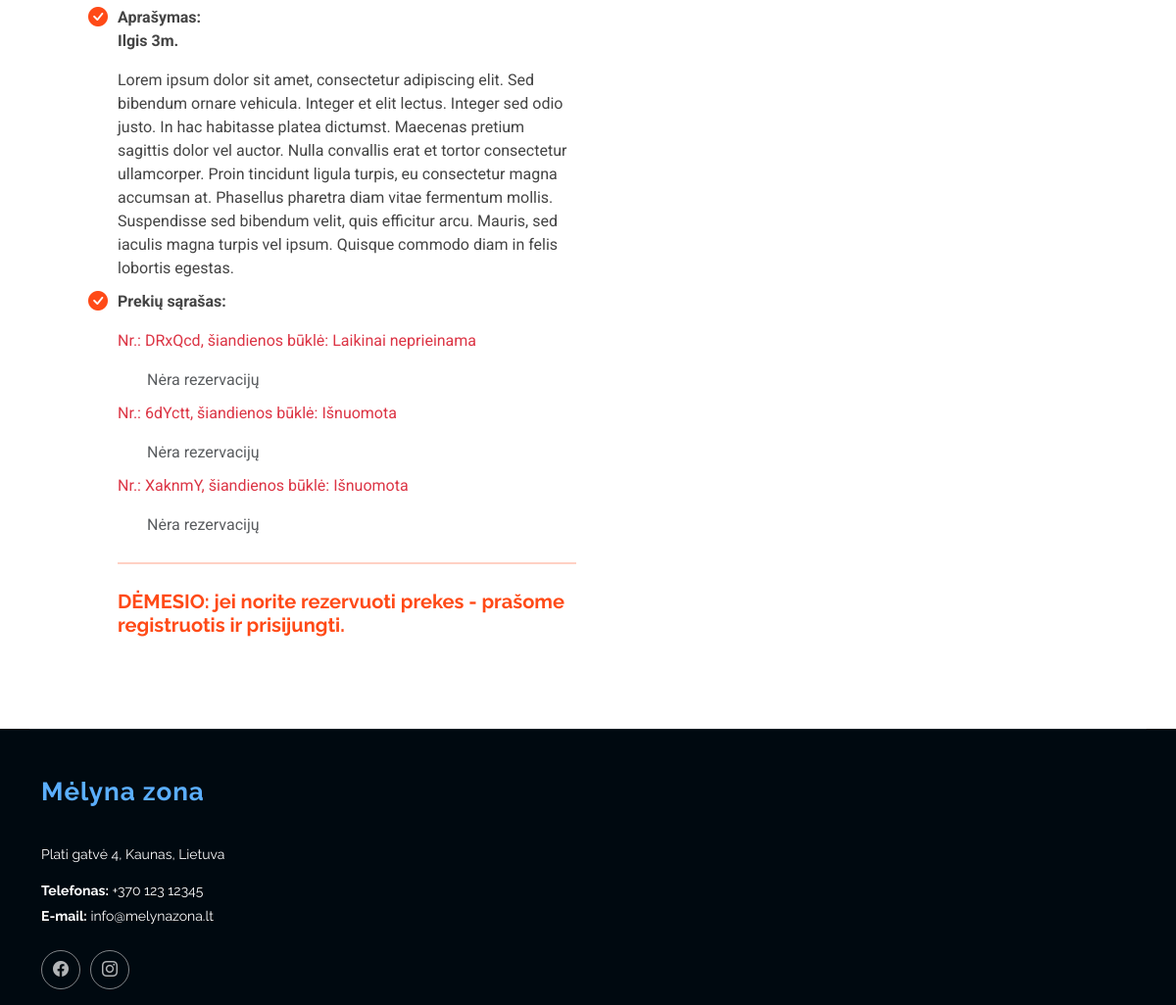
Page /rent/product/3 (lower part) on the earlier database version.
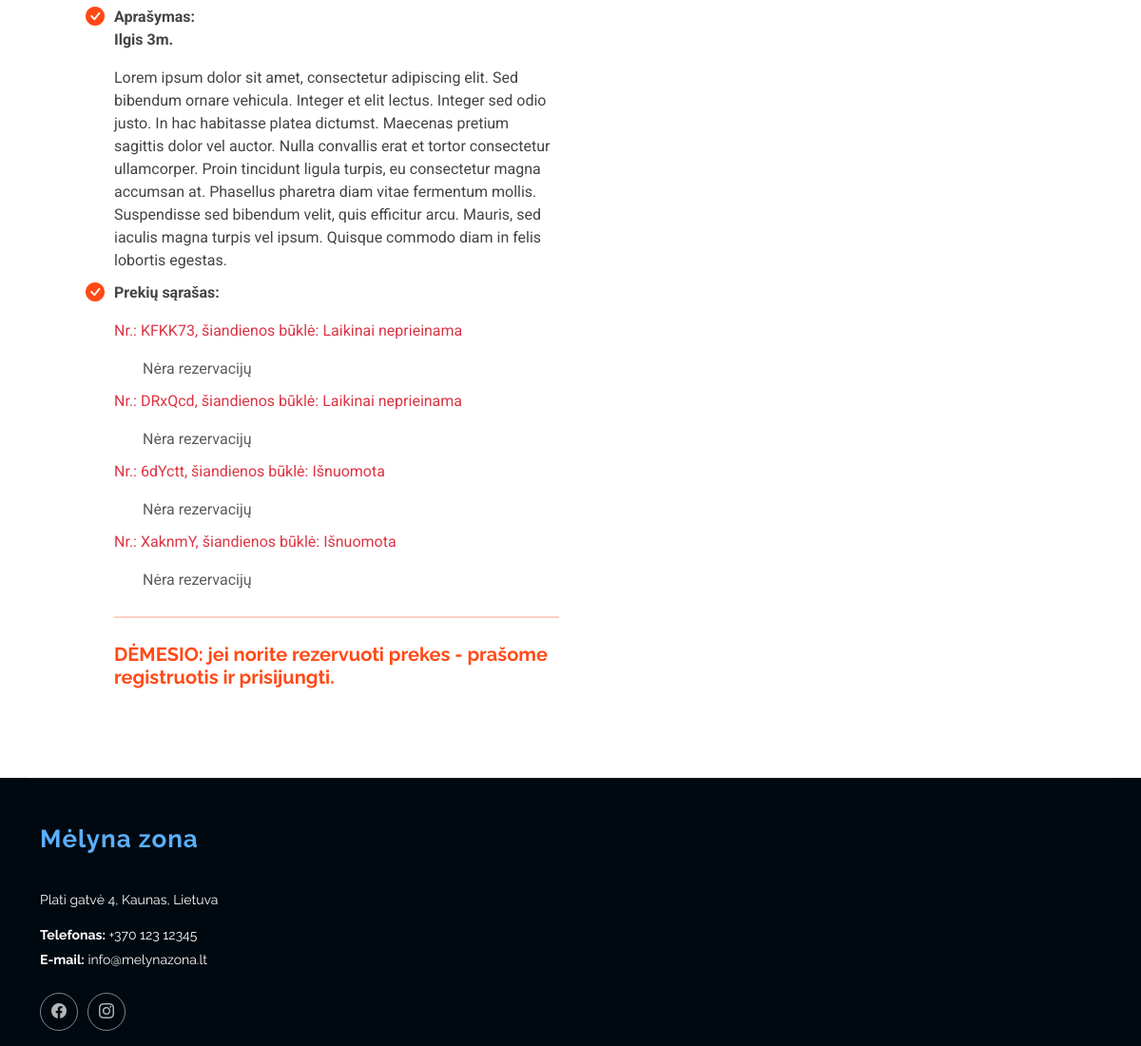
Same page on the later database version.
### rent/models.py (models this page shows, shortened)
class Status(models.Model):
    uuid = ShortUUIDField(help_text='Unikalus ID vienodams produktams')
    product = models.ForeignKey(to="Product", null=True, blank=True, on_delete=models.CASCADE, verbose_name="Produktas", related_name="product_status")
    customer = models.ForeignKey(to=User, null=True, blank=True, on_delete=models.SET_NULL, verbose_name="Klientas")
    reservations = models.ForeignKey(to="Reservation", on_delete=models.SET_NULL, null=True, blank=True, related_name="status_reservations")
    created_at = models.DateTimeField(auto_now_add=True, null=True, blank=True, verbose_name="Sukurta")
    LOAN_STATUS = (
        ('n', 'Laikinai neprieinama'),
        ('i', 'Išnuomota'),
        ('g', 'Prekę turime sandėlyje.'),
        ('r', 'Rezervuota'),
    )
    condition = models.CharField(max_length=1, choices=LOAN_STATUS, blank=True, default="a", verbose_name="Būsena")
    class Meta:
        ordering = ['due_date']
        verbose_name = "Produkto būsena"
        verbose_name_plural = "Produktų būsenos"
        ordering = ['-pk']

### rent/views.py (the view)
# urls.py: path("product/<int:product_id>", product, name="product"),
def product(request, product_id):
    product = Product.objects.prefetch_related(
        'product_status__reservations_status'  # Susiję rezervacijų duomenys
    ).get(id=product_id)
    context = {
        "product": product,
    }
    return render(request, 'product.html', context)

### rent/models.py (called while the page is built)
    def __str__(self):
        return self.name

### rent/templates/product.html (shortened to what this page needs)
{% extends "base2.html" %}
{% load i18n %}
{% load static %}
{% block "content" %}
<section id="product_description" class="about section">
    <div class="container" data-aos="fade-up" data-aos-delay="100">
        <div class="row gy-4">
            <div class="col-lg-6">
                <div class="content ps-0 ps-lg-5">
                    <ul class="pt-2">
                        <li><strong>Nuomos kaina: </strong> {{ product.price }} Eur/para
                        </li>
                        <li><i class="bi bi-check-circle-fill"></i><strong>Aprašymas: </strong> {{ product.description | safe }}
                        </li>
                        <li><i class="bi bi-check-circle-fill"></i><strong>Prekių sąrašas: </strong>
                            {% if product.product_status.all %}
                            {% for status in product.product_status.all %}
                            <p class="{% if status.condition == 'i' or status.condition == 'n' %}text-danger{% elif status.condition == 'g' %}text-success{% endif %}">
                                Nr.: {{ status.uuid|slice:":6" }}, šiandienos būklė: {{ status.get_condition_display }}
                            </p>
                            <ul>
                                {% if status.reservations_status.all %}
                                <li><strong>Rezervacijos (šiomis dienomis prekės nuomotis negalima):</strong></li>
                                {% for reservation in status.reservations_status.all %}
                                <li>
                                    - {{ reservation.start_date }} - {{ reservation.end_date }}
                                </li>
                                {% endfor %}
                                {% else %}
                                <li class="text-muted">Nėra rezervacijų</li>
                                {% endif %}
                            </ul>
                            {% endfor %}
                            {% if not user.is_authenticated %}
                        <hr style="border: none; height: 2px; background-color: #ff4a17;"/>
                        <li><h5 style="color: #ff4a17;"><strong>DĖMESIO: jei norite rezervuoti prekes - prašome registruotis ir prisijungti.</strong></h5></li>
                        {% endif %}
                        {% else %}
                        <p class="text-danger">Šiuo metu neturime šios prekės</p>
                        {% endif %}
                        </li>
                    </ul>
                </div>
            </div>
        </div>
    </div>
</section>
{% endblock %}

Differences in the rows shown:
added Status: uuid "KFKK73", condition "Laikinai neprieinama", shows "Nėra rezervacijų"
